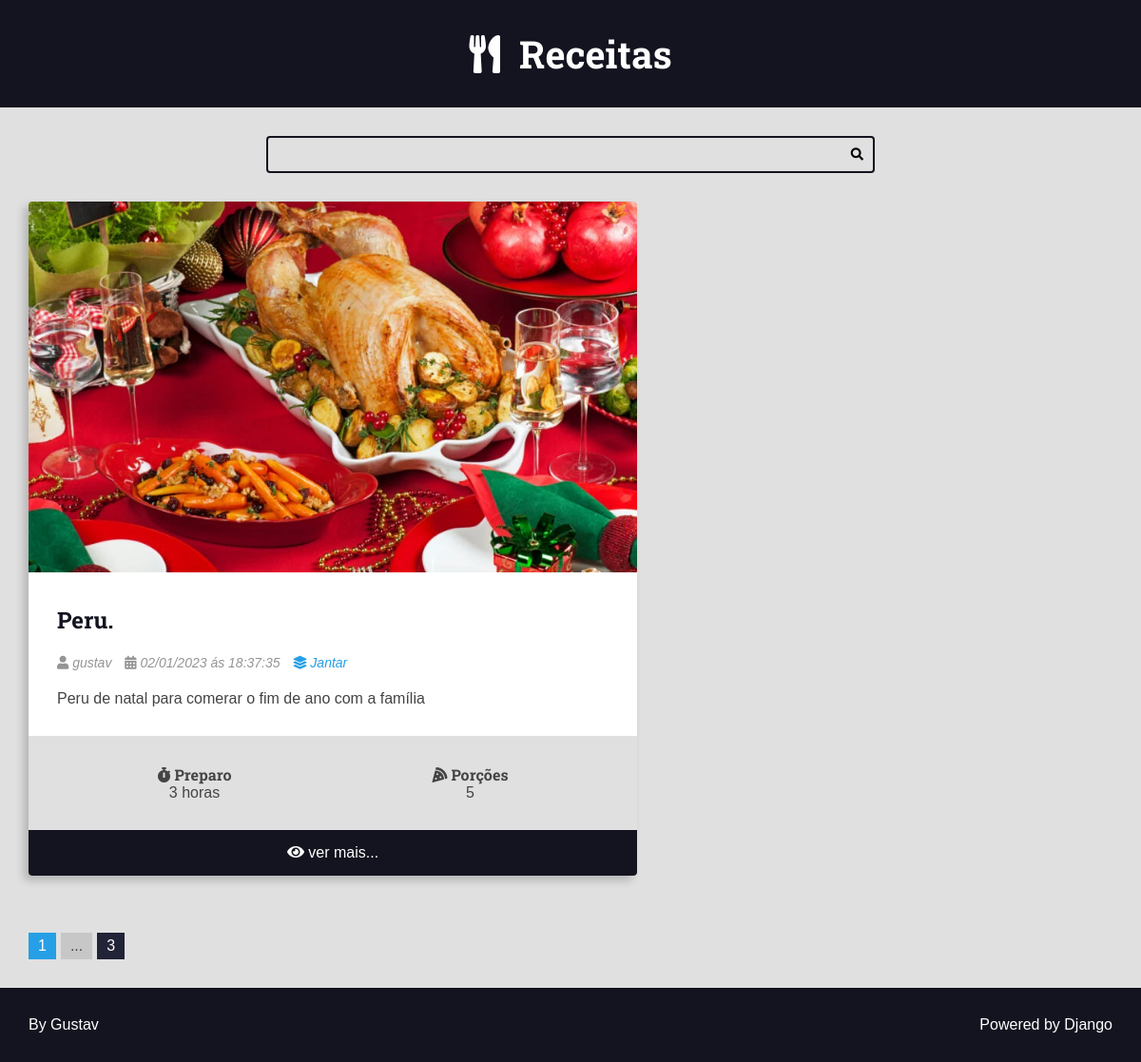
/recipes/category/2/?page=3, run on an earlier commit of the app's database.
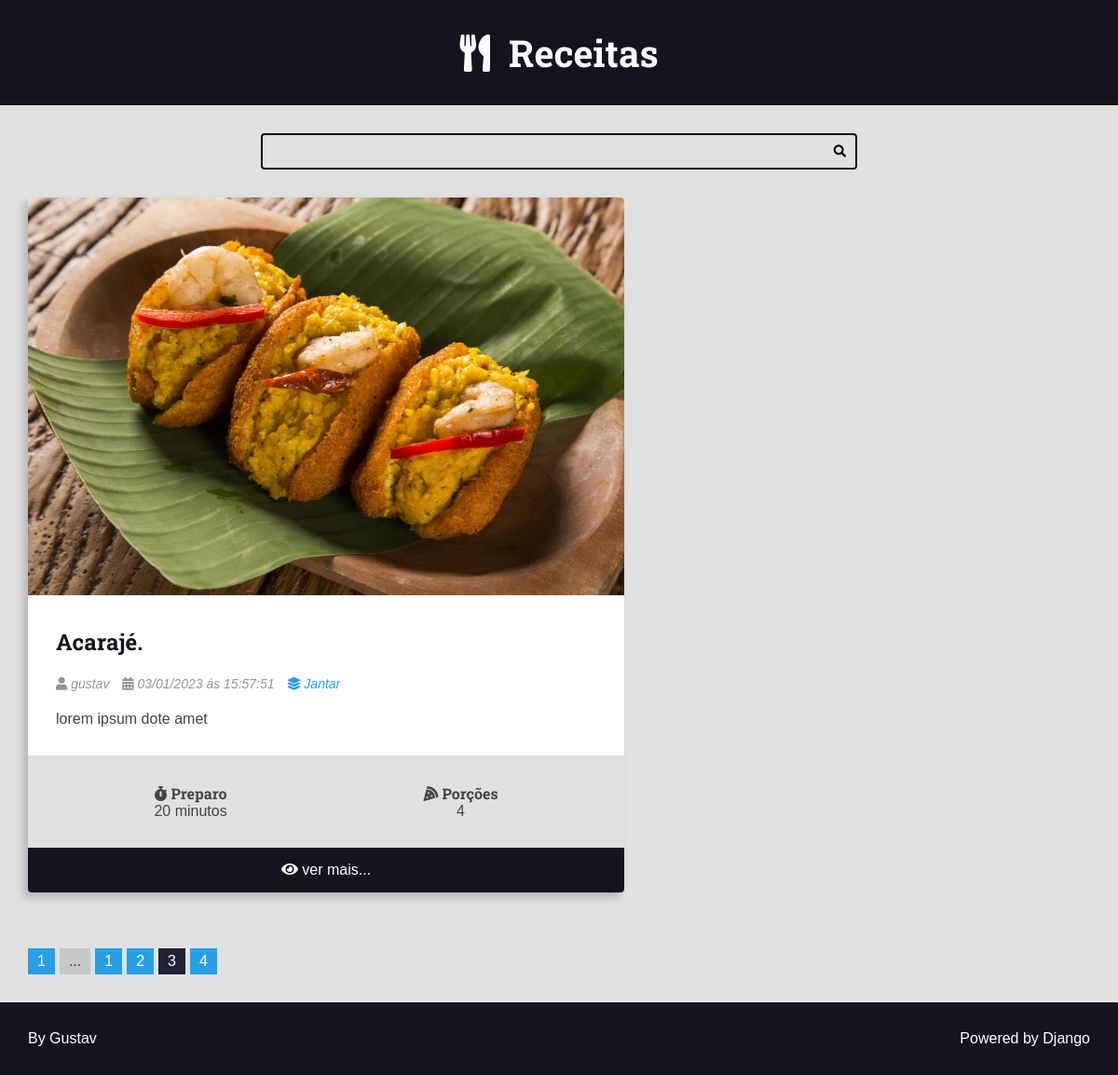
And on a later commit of the database.
### recipes/models.py (models this page shows, shortened)
class Recipe(models.Model):
    title = models.CharField(max_length=65)
    description = models.CharField(max_length=165)
    slug = models.SlugField(unique=True)
    preparation_time = models.IntegerField()
    preparation_time_unit = models.CharField(max_length=65)
    servings = models.IntegerField()
    servings_unit = models.CharField(max_length=65)
    preparation_steps = models.TextField()
    preparation_steps_is_html = models.BooleanField(default=False)
    created_at = models.DateTimeField(auto_now_add=True)
    updated_at = models.DateTimeField(auto_now=True)
    is_published = models.BooleanField(default=False)
    cover = models.ImageField(
        upload_to='recipes/covers/%Y/%m/%d/',  blank=True,  default=''
        )
    category = models.ForeignKey(
        Category, on_delete=models.SET_NULL, null=True, default=None
        )
    author = models.ForeignKey(User, on_delete=models.SET_NULL, null=True)

class Category(models.Model):
    name = models.CharField(max_length=60)

### recipes/views.py (the view)
# urls.py: path('recipes/category/<int:id>/', views.category, name='category'),
def category(request: HttpRequest, id: int) -> HttpResponse:
    recipes: list = get_list_or_404(Recipe.objects.filter(
            is_published=True,
            category__id=id).order_by('-id'),
            )
    category_name = recipes[0].category.name
    page_obj, pagination_range = make_pagination(
        request=request,
        query_set=recipes,
        per_page=1,
        qty_pages=4
    )
    return render(
        request, 'recipes/pages/category.html', context={
                'recipes': page_obj,
                'pagination_range': pagination_range,
                'category': category_name,
                })

### utils/pagination.py (called while the page is built)
def make_pagination(request: HttpRequest, qty_pages: int, query_set: QueryDict, per_page: int) -> tuple:  # noqa? E501
    try:
        current_page = int(request.GET.get('page', 1))
    except ValueError:
        current_page = 1
    paginator = Paginator(query_set, per_page)
    page_obj = paginator.get_page(current_page)
    pagination_range = make_pagination_range(
        paginator.page_range,
        qty_pages,
        current_page
    )
    return page_obj, pagination_range

### recipes/templates/recipes/pages/category.html (shortened to what this page needs)
{% extends 'global/base.html'%}
{% block 'content'%}
    <div class="main-content main-content-list container">
        {% for recipe in recipes %}
            {% include 'recipes/partials/recipe.html'%}
        {% endfor %}
    </div>
{% endblock%}

### recipes/templates/recipes/partials/recipe.html (shortened to what this page needs)
<div class="recipe recipe-list-item">
    <div class="recipe-cover">
        {% if recipe.cover%}
            <a href="{% url  'recipes:recipe' recipe.id %}">
            <img src="{{recipe.cover.url}}" alt="Temporário">
            </a>
        {% endif %}
    </div>
    <div class="recipe-title-container">
        <h2 class="recipe-title">
            <a href="{% url  'recipes:recipe' recipe.id %}">
                {{recipe.title}}.
            </a>
        </h2>
    </div>
    <div class="recipe-author">
        {%if recipe.author is not None%}
            <span class="recipe-author-item">
                <i class="fas fa-user"></i>
                {% if recipe.first_name%}
                    {{recipe.author.first_name}} {{recipe.author.last_name}}
                {% else%}
                    {{recipe.author.username}}
                {% endif %}
            </span>
        {% endif %}
        <span class="recipe-author-item">
            <i class="fas fa-calendar-alt"></i>
            {{recipe.created_at|date:"d/m/Y"}} ás {{recipe.created_at|date:"H:i:s"}}
        </span>
        {% if recipe.category is not None%}
            <span class="recipe-author-item">
                <a href="{% url 'recipes:category' recipe.category.id %}">
                    <i class="fas fa-layer-group"></i>
                    <span>{{recipe.category.name}}</span>
                </a>
            </span>
        {% endif %}
    </div>
    <div class="recipe-content">
        <p>{{recipe.description}}</p>
    </div>
    <div class="recipe-meta-container">
        <div class="recipe-meta recipe-preparation">
            <h3 class="recipe-meta-title"><i class="fas fa-stopwatch"></i> Preparo</h3>
            <div class="recipe-meta-text">
                {{recipe.preparation_time}} {{recipe.preparation_time_unit}}
            </div>
        </div>
        <div class="recipe-meta recipe-servings">
            <h3 class="recipe-meta-title"><i class="fas fa-pizza-slice"></i> Porções</h3>
            <div class="recipe-meta-text">
                {{recipe.servings}} {{recipes.servings_unit}}
            </div>
        </div>
    </div>
    {% if is_detail_page is not True%}
        <footer class="recipe-footer">
            <a class="recipe-read-more button button-dark button-full-width" href="{% url 'recipes:recipe' recipe.id %}">
                <i class="fas fa-eye"></i>
                <span>ver mais...</span>
            </a>
        </footer>
    {% endif %}
</div>

What changed in the data, as far as the page shows it:
no longer on this page (row edited): Recipe: cover (picture), title "Peru", author.username "gustav", created_at "02/01/2023", created_at "18:37:35", category.name "Jantar", description "Peru de natal para comerar o fim de ano com a família", preparation_time "3", preparation_time_unit "horas", servings "5"
now on this page (row edited): Recipe: cover (picture), title "Acarajé", author.username "gustav", created_at "03/01/2023", created_at "15:57:51", category.name "Jantar", description "lorem ipsum dote amet", preparation_time "20", preparation_time_unit "minutos", servings "4"
Also different on the page:
new list line: "1"
new list line: "2"
new list line: "4"
